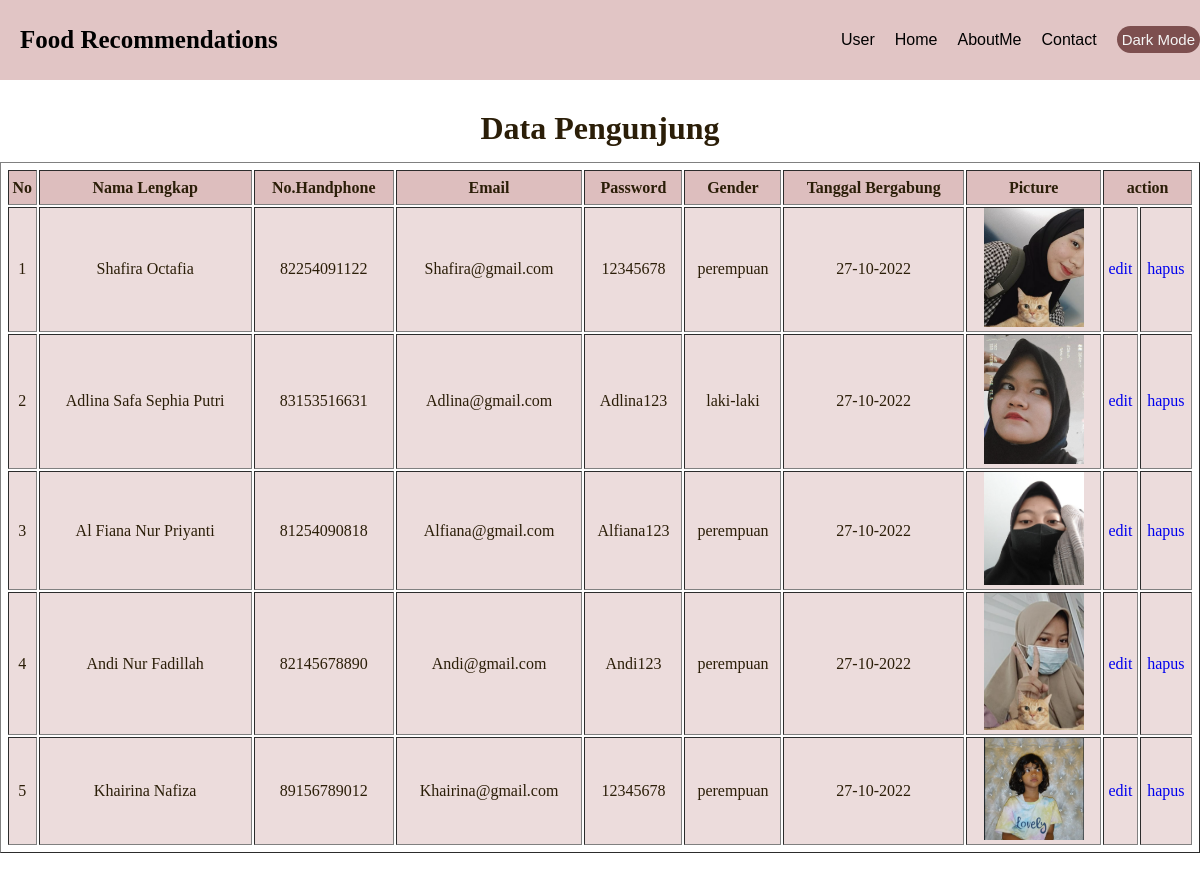
The app's page /hasilform.php with its own data.
### tables this page shows
CREATE TABLE `visitors` (
  `id` int(11) NOT NULL,
  `Nama` varchar(30) NOT NULL,
  `no_hp` decimal(15,0) NOT NULL,
  `Email` varchar(30) NOT NULL,
  `Pasword` varchar(10) NOT NULL,
  `Gender` varchar(10) NOT NULL,
  `Tanggal_Bergabung` varchar(30) NOT NULL,
  `Picture` varchar(30) NOT NULL
);

### hasilform.php (the view, shortened to what this page needs)
<?php
    require 'config.php';
    $result = mysqli_query($db, "SELECT * FROM visitors");
?>
<!DOCTYPE html>
<html lang="en">
<head>
    <link rel="stylesheet" href="stylesheet.css">
</head>
<body>
  <div class="main">
    <div class="navbar">
      <div class="header-logo">
        Food Recommendations
      </div>
      <div class="nav-sub">
        <ul class="header-nav">
          <li><a class="menu" href="#" title="User">User</a></li>
          <li><a class="menu" href="index.php" title="Home">Home</a></li>
          <li><a class="menu" href="about.html" title="AboutMe">AboutMe</a></li>
          <li><a class="menu" href="#" title="Contact">Contact</a></li>
        </ul>
        <ul class="mode">
          <button class="dark" onclick="modedark()" >Dark Mode</button>
        </ul>
      </div>
    </div>
    <div class="hasil">
      <h1> Data Pengunjung </h1>
      <table border="1">
          <tr>
              <th>No</th>
              <th>Nama Lengkap</th>
              <th>No.Handphone</th>
              <th>Email</th>
              <th>Password</th>
              <th>Gender</th>
              <th>Tanggal Bergabung</th>
              <th>Picture</th>
              <th colspan='2'>action</th>
          </tr>
          <?php
              $i=1;
              while($row = mysqli_fetch_array($result)){
          ?>
          <tr>
              <td><?=$i;?></td>
              <td><?=$row['Nama']?></td>
              <td><?=$row['no_hp']?></td>
              <td><?=$row['Email']?></td>
              <td><?=$row['Pasword']?></td>
              <td><?=$row['Gender']?></td>
              <td><?=$row['Tanggal_Bergabung']?></td>
              <td><img src="Picture/<?=$row['Picture']?>" alt="" width="100px"></td>
              <td><a href="edit.php?id=<?=$row['id']?>">edit</a></td>
              <td><a href="hapus.php?id=<?=$row['id']?>">hapus</a></td>
          </tr>
          <?php
              $i++;
              }
          ?>
      </table>
    </div>
  </div>
</body>
</html>

### stylesheet.css (style rules this page uses)
* { margin: 0; padding: 0; text-decoration: none; }
* { margin: 0; padding: 0; box-sizing: border-box; }
body { background-image: url(https://i.pinimg.com/564x/83/a4/91/83a49178585bb176b52326f81f8ca6f0.jpg); background-repeat: no-repeat; background-size: cover; background-position: center; }
.main { margin-bottom: 0px; padding: 0px; width: 100%; height: 100%; }
.navbar { width: 100%; height: 80px; margin: 0; display: flex; align-items: center; justify-content: space-between; background-color: #ddbebee1; }
.header-logo { font-size: 25px; padding: 25px 20px; color:black; font-weight: bold; cursor: pointer; }
.nav-sub { display: flex; flex-direction: row; }
.header-nav { list-style: none; justify-content: space-between; padding: 0px 20px; color: aliceblue; }
.header-nav li { float: left; padding: 20px 0px 20px 20px; font-family:'Lucida Sans', 'Lucida Sans Regular', 'Lucida Grande', 'Lucida Sans Unicode', Geneva, Verdana, sans-serif }
.header-nav li a { text-decoration: none; color: black; }
.header-nav li::after { content: ''; height: 3px; width: 0; background: rgb(28, 24, 24); position: absolute; left: 0; bottom: -10px; transition: 0.5s; }
.mode { padding-top: 15px; }
.mode button.dark { background-color: #7d4f4f; color: #f5f5f5; }
.main button { padding: 5px; cursor: pointer; font-size: 15px; border: none; border-radius: 30px; }
.main button.dark { background-color: #7d4f4f; color: #f5f5f5; }
.hasil { display: flex; margin-top: 30px; flex-direction: column; height: 100vh; text-align: center; color:rgb(43, 30, 8); }
.hasil h1 { color: rgb(43, 30, 8); align-items: center; }
.hasil table { margin-top: 15px; padding: 5px; width: 100%; }
.hasil table th { background-color: #ddbebe; }
.hasil table tr { background-color: #ddbebe8a; height: 35px; }

### records on screen
visitors: Nama "Shafira Octafia", no_hp "82254091122", Email "Shafira@gmail.com", Pasword "12345678", Gender "perempuan", Tanggal_Bergabung "27-10-2022", Picture (picture)
visitors: Nama "Adlina Safa Sephia Putri", no_hp "83153516631", Email "Adlina@gmail.com", Pasword "Adlina123", Gender "laki-laki", Tanggal_Bergabung "27-10-2022", Picture (picture)
visitors: Nama "Al Fiana Nur Priyanti", no_hp "81254090818", Email "Alfiana@gmail.com", Pasword "Alfiana123", Gender "perempuan", Tanggal_Bergabung "27-10-2022", Picture (picture)
visitors: Nama "Andi Nur Fadillah", no_hp "82145678890", Email "Andi@gmail.com", Pasword "Andi123", Gender "perempuan", Tanggal_Bergabung "27-10-2022", Picture (picture)
visitors: Nama "Khairina Nafiza", no_hp "89156789012", Email "Khairina@gmail.com", Pasword "12345678", Gender "perempuan", Tanggal_Bergabung "27-10-2022", Picture (picture)
